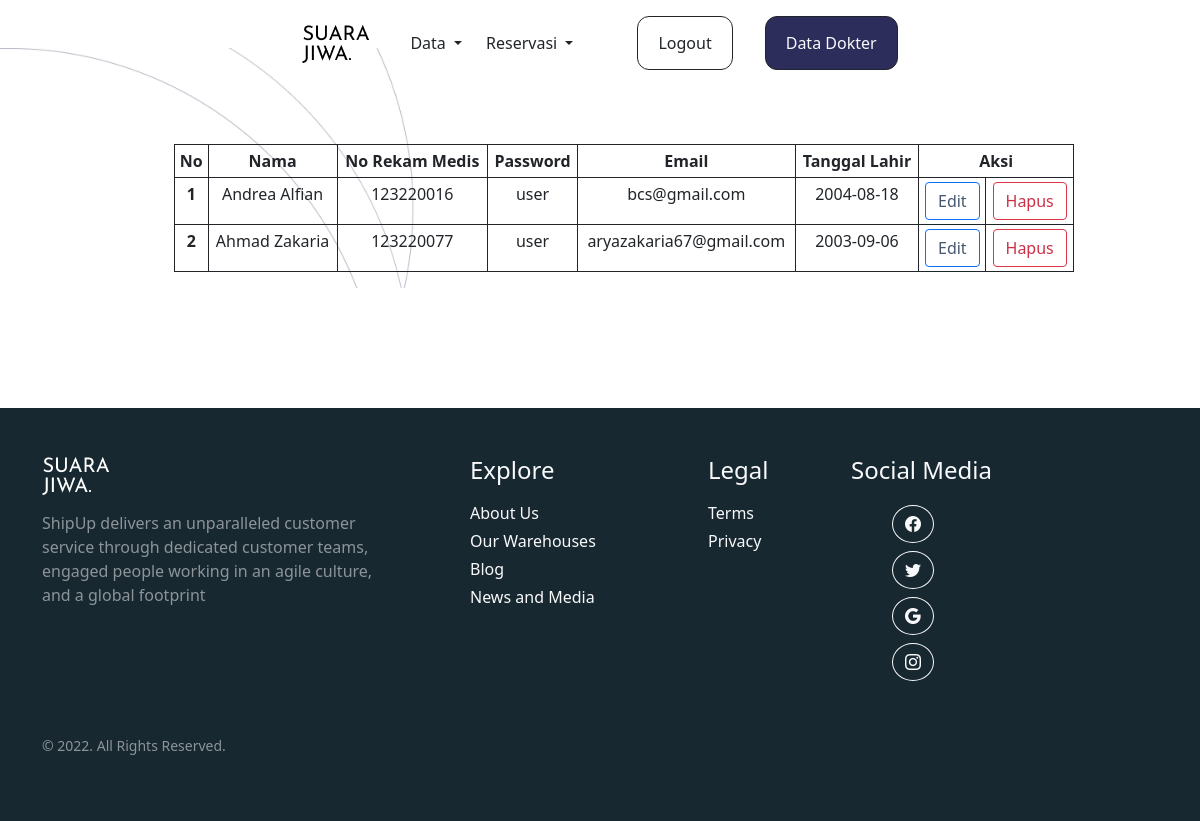
Page /admin/DPasien.php (signed in) on the committed database.
### tables this page shows
CREATE TABLE `user` (
  `rek_medis` int(5) NOT NULL,
  `password` varchar(50) NOT NULL,
  `nama_user` varchar(50) DEFAULT NULL,
  `email` varchar(50) DEFAULT NULL,
  `tanggal_lahir` date DEFAULT NULL
);

### admin/DPasien.php (the view, shortened to what this page needs)
<!DOCTYPE html>
<html lang="en">
  <head>
    <link rel="stylesheet" href="https://cdn.jsdelivr.net/npm/bootstrap-icons@1.5.0/font/bootstrap-icons.css" />
    <link href="https://cdn.jsdelivr.net/npm/bootstrap@5.0.2/dist/css/bootstrap.min.css" rel="stylesheet" />
    <link rel="stylesheet" href="../style.css" />
  </head>
  <body class="overflow-x-hidden">
    <nav id="nav1" class="navbar navbar-expand-lg bg-body-tertiary fixed-top pt-3">
      <div class="container-fluid">
        <div class="collapse navbar-collapse justify-content-center" id="navbarNavDropdown">
          <ul class="navbar-nav text-center d-flex align-items-center">
            <li class="nav-item ">
            <a href="idxAdmin.php"><img src="../gambar/sj.png" style="left: 5;" alt="" srcset=""><a class="navbar-brand" href="#"></a></a>
            </li>
            <li class="nav-item dropdown">
              <a class="nav-link dropdown-toggle text-dark ms-3" href="#" role="button" data-bs-toggle="dropdown" aria-expanded="false">
                Data
              </a>
            </li>
            <li class=" ms-2 nav-item dropdown">
              <a class="nav-link dropdown-toggle text-dark" href="#" role="button" data-bs-toggle="dropdown" aria-expanded="false">
              Reservasi
              </a>
            </li>
            <li class=" ms-2 nav-item">
              <button style="border-radius: 12px!important;" class="btn btn-outline-dark ms-5"><a class="nav-link active text-dark" aria-current="page" href="logout.php">Logout</a></button>
            </li>
            <li class=" ms-2 nav-item">
              <button style="border-radius: 12px!important;" class="btn btn-dark bg-dark ms-4"><a class="nav-link active text-light" aria-current="page" href="daftar.php">Data Dokter</a></button>
            </li>
          </ul>
        </div>
      </div>
    </nav>
    <section class=" mb-5 mt-5 pt-5 d-flex justify-content-center align-items-center" style="background-image: url(../gambar/bg.jpg); background-size: cover;">
    <table class="table table-bordered table-sm ms-5 w-75 border-dark mt-5 text-center">
  <thead>
    <tr>
      <th scope="col">No</th>
      <th scope="col">Nama</th>
      <th scope="col">No Rekam Medis</th>
      <th scope="col">Password</th>
      <th scope="col">Email</th>
      <th scope="col">Tanggal Lahir</th>
      <th colspan="2">Aksi</th>
    </tr>
  </thead>
  <tbody>
<?php
include '../koneksi.php';
$no = 1;
$data = mysqli_query($connect,"select * from user");
while($d = mysqli_fetch_array($data)){
?>
    <tr>
      <th scope="row"><?php echo $no++; ?></th>
      <td><?php echo $d['nama_user']; ?></td>
      <td><?php echo $d['rek_medis']; ?></td>
        <td><?php echo $d['password']; ?></td>
      <td><?php echo $d['email']; ?></td>
      <td><?php echo $d['tanggal_lahir']; ?></td>
      <td><button type='button' class='btn btn-outline-primary'><a style='text-decoration: none; color:#465771;' href='update.php?rek_medis=<?=$d["rek_medis"]?>'>Edit</a></button></td>
        <td><button type='button' class='btn btn-outline-danger'><a style='text-decoration: none;color:#ce3046;' href='hapus.php?rek_medis=<?=$d["rek_medis"]?>'>Hapus</a></button></td>
    </tr>
<?php
}
?>
  </tbody>
</table>
    </section>
    <br><br><br>
      <div class="px-3 pb-5 footer" style="background-color: #182831!important;">
        <div class="container">
          <div class="row ">
            <div class="col-lg-4 col-xs-12 mt-5">
              <img src="gambar/sj.png" class="mb-3" alt="" srcset="" style="filter: invert(100%);">
              <p class="pr-5 text-white-50 mb-1">ShipUp delivers an unparalleled customer service through dedicated customer teams, engaged people working in an agile culture, and a global footprint</p>
            </div>
            <div class="col-lg-2 col-xs-12 mt-5 ms-5 links">
              <h4 class="mt-lg-0 mb-3 mt-sm-3 text-light">Explore</h4>
              <ul class="m-0 p-0" style="list-style: none">
                <li class="mb-1"><a class="text-decoration-none text-light" href="profile.html">About Us</a></li>
                <li class="mb-1"><a class="text-decoration-none text-light" href="profile.html">Our Warehouses</a></li>
                <li class="mb-1"><a class="text-decoration-none text-light" href="profile.html">Blog</a></li>
                <li class="mb-1"><a class="text-decoration-none text-light" href="profile.html">News and Media</a></li>
                <br />
              </ul>
            </div>
            <div class="col-lg-1 col-xs-12 mt-5 ms-5 location">
              <h4 class="mt-lg-0 mb-3 mt-sm-4 text-light">Legal</h4>
              <ul class="m-0 p-0" style="list-style: none">
                <li class="mb-1"><a class="text-decoration-none text-light" href="profile.html">Terms</a></li>
                <li class="mb-1"><a class="text-decoration-none text-light" href="profile.html">Privacy</a></li>
                <br />
              </ul>
            </div>
            <div class="col-lg-3 col-xs-12 mt-5 ms-5 lsocial">
              <h4 class="mt-lg-0 mb-3 mt-sm-4 text-light">Social Media</h4>
              <div class="icon d-inline">
              <div class="col-md-5 col-lg-4 ml-lg-0 text-center text-md-end">
                <a
                   class="btn btn-outline-light rounded-circle m-1"
                   class="text-white"
                   role="button"
                   ><i class="bi bi-facebook"></i
                  ></a>
                <a
                   class="btn btn-outline-light rounded-circle m-1"
                   class="text-white"
                   role="button"
                   ><i class="bi bi-twitter"></i
                  ></a>
                <a
                   class="btn btn-outline-light rounded-circle m-1"
                   class="text-white"
                   role="button"
                   ><i class="bi bi-google"></i
                  ></a>
                <a
                   class="btn btn-outline-light rounded-circle m-1"
                   class="text-white"
                   role="button"
                   ><i class="bi bi-instagram"></i
                  ></a>
              </div>
            </div>
            </div>
          </div>
          <div class="row mt-5">
            <div class="col copyright">
              <p class=""><small class="text-white-50">© 2022. All Rights Reserved.</small></p>
            </div>
          </div>
        </div>
      </div>
  </body>
</html>

### style.css (style rules this page uses)
.bg-dark { background-color: #2C2D5B !important; }

### rows in the picture
user: nama_user "Andrea Alfian", rek_medis "123220016", password "user", email "bcs@gmail.com", tanggal_lahir "2004-08-18"
user: nama_user "Ahmad Zakaria", rek_medis "123220077", password "user", email "aryazakaria67@gmail.com", tanggal_lahir "2003-09-06"
